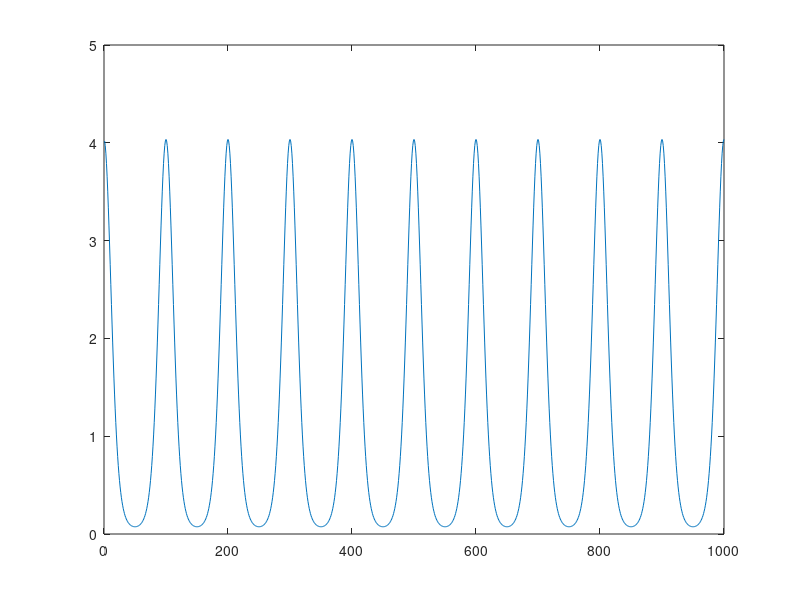

The MATLAB source for this figure: (Note: this script raises an error after producing the figure.)
rng(123)

%% generate data
T = 10;
dt = 0.01;
n = 50;

X_lam = ones(T/dt, 1);
G_nu = ones(T/dt, 1);

period = T/(2*dt);

theta_true = [[repmat(3, 1, round(T/(dt*2)))...
    repmat(4, 1, T/dt - round(T/(dt*2)))]',...
    4+2*cos((10*pi/period)*(1:T/dt))'];

lam_true = exp(X_lam.*theta_true(:, 1));
nu_true = exp(G_nu.*theta_true(:, 2));

figure(999)
plot(nu_true*dt)

spk_vec = zeros(n, T/dt);
theo_mean = zeros(T/dt, 1);
theo_var = zeros(T/dt, 1);
theo_mlogy = zeros(T/dt, 1);

for k = 1:(T/dt)
    spk_vec(:, k) = com_rnd(lam_true(k)*dt, nu_true(k)*dt, n);
    cum_app = sum_calc(lam_true(k)*dt, nu_true(k)*dt, 1000);
    Zk = cum_app(1);
    Ak = cum_app(2);
    Bk = cum_app(3);
    Ck = cum_app(4);
    
    theo_mean(k) = Ak/Zk;
    theo_var(k) = Bk/Zk - theo_mean(k)^2;
    theo_mlogy(k) = Ck/Zk;
end

figure(1)
hold on
plot(mean(spk_vec, 1))
plot(theo_mean)
hold off

figure(2)
hold on
plot(var(spk_vec, 1))
plot(theo_var)
hold off

figure(3)
hold on
plot(mean(gammaln(spk_vec + 1), 1))
plot(theo_mlogy)
hold off
%% fit

[theta_fit1,W_fit1] =...
    ppafilt_compoisson(spk_vec,X_lam,G_nu,ones(2,1),eye(2),eye(2),2*1e-3*eye(2),dt);

[theta_fit2,W_fit2] =...
    ppasmoo_compoisson(spk_vec,X_lam,G_nu,ones(2,1),eye(2),eye(2),2*1e-3*eye(2),dt);

figure(4)
hold on
plot(theta_true(:, 1))
plot(theta_fit1(1, :))
plot(theta_fit2(1, :))
hold off

figure(5)
hold on
plot(theta_true(:, 2))
plot(theta_fit1(2, :))
plot(theta_fit2(2, :))
hold off


lam_fit1 = exp(X_lam.*theta_fit1(1, :)');
lam_fit2 = exp(X_lam.*theta_fit2(1, :)');
nu_fit1 = exp(G_nu.*theta_fit1(2, :)');
nu_fit2 = exp(G_nu.*theta_fit2(2, :)');

lambda = figure;
hold on
plot(lam_true*dt, 'r', 'LineWidth', 2)
plot(lam_fit1*dt, 'b', 'LineWidth', 2)
plot(lam_fit2*dt, 'g', 'LineWidth', 2)
legend('true', 'filtering', 'smoothing', 'Location','northwest')
title('\lambda\Delta t')
xlabel('step')
hold off
saveas(lambda, 'lambda.png')

nu = figure;
hold on
plot(nu_true*dt, 'r', 'LineWidth', 2)
plot(nu_fit1*dt, 'b', 'LineWidth', 2)
plot(nu_fit2*dt, 'g', 'LineWidth', 2)
legend('true', 'filtering', 'smoothing', 'Location','northwest')
title('\nu\Delta t')
xlabel('step')
hold off
saveas(nu, 'nu.png')

fit1_mean = zeros(T/dt, 1);
fit1_var = zeros(T/dt, 1);
fit1_mlogy = zeros(T/dt, 1);

fit2_mean = zeros(T/dt, 1);
fit2_var = zeros(T/dt, 1);
fit2_mlogy = zeros(T/dt, 1);

for k = 1:(T/dt)
    cum_app = sum_calc(lam_fit1(k)*dt, nu_fit1(k)*dt, 1000);
    Zk = cum_app(1);
    Ak = cum_app(2);
    Bk = cum_app(3);
    Ck = cum_app(4);
    
    fit1_mean(k) = Ak/Zk;
    fit1_var(k) = Bk/Zk - fit1_mean(k)^2;
    fit1_mlogy(k) = Ck/Zk;
    
    cum_app = sum_calc(lam_fit2(k)*dt, nu_fit2(k)*dt, 1000);
    Zk = cum_app(1);
    Ak = cum_app(2);
    Bk = cum_app(3);
    Ck = cum_app(4);
    
    fit2_mean(k) = Ak/Zk;
    fit2_var(k) = Bk/Zk - fit2_mean(k)^2;
    fit2_mlogy(k) = Ck/Zk;
end

meanY = figure;
hold on
plot(mean(spk_vec, 1), 'color', [0 0 0 0.2])
plot(theo_mean, 'r', 'LineWidth', 2)
plot(fit1_mean, 'b', 'LineWidth', 2)
plot(fit2_mean, 'g', 'LineWidth', 2)
legend('obs.','true', 'filtering', 'smoothing', 'Location','northwest')
title('mean of Y_k')
xlabel('step')
hold off
saveas(meanY, 'meanY.png')

varY = figure;
hold on
plot(var(spk_vec, 1), 'color', [0 0 0 0.2])
plot(theo_var, 'r', 'LineWidth', 2)
plot(fit1_var, 'b', 'LineWidth', 2)
plot(fit2_var, 'g', 'LineWidth', 2)
legend('obs.','true', 'filtering', 'smoothing', 'Location','northwest')
title('var of Y_k')
xlabel('step')
hold off
saveas(varY, 'varY.png')

meanLogYfac = figure;
hold on
plot(mean(gammaln(spk_vec + 1), 1), 'color', [0 0 0 0.2])
plot(theo_mlogy, 'r', 'LineWidth', 2)
plot(fit1_mlogy, 'b', 'LineWidth', 2)
plot(fit2_mlogy, 'g', 'LineWidth', 2)
legend('obs.','true', 'filtering', 'smoothing', 'Location','northwest')
title('mean of log(Y_k!)')
xlabel('step')
hold off
saveas(meanLogYfac, 'meanLogYfac.png')
